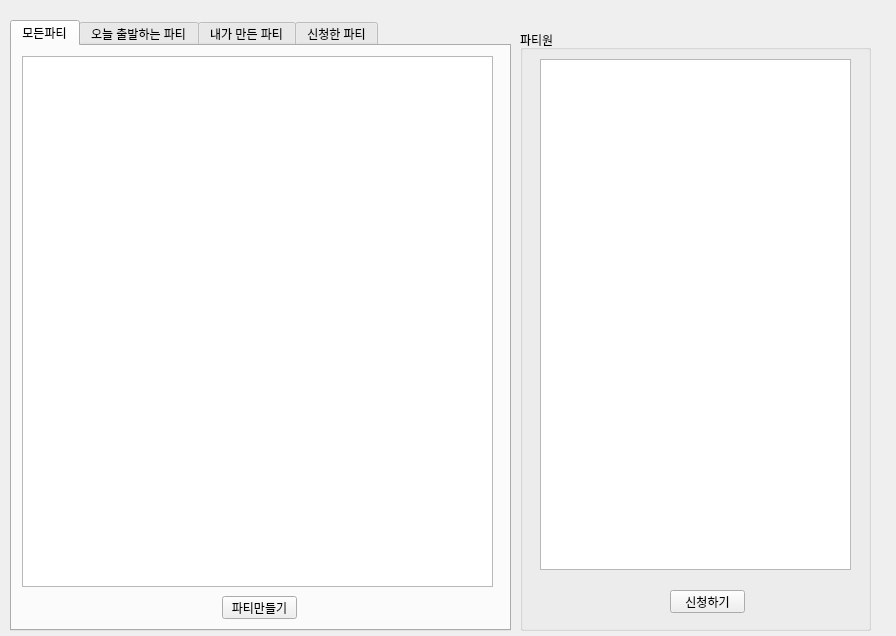
<?xml version="1.0" encoding="UTF-8"?>
<ui version="4.0">
 <class>Form</class>
 <widget class="QWidget" name="Form">
  <property name="geometry">
   <rect>
    <x>0</x>
    <y>0</y>
    <width>896</width>
    <height>636</height>
   </rect>
  </property>
  <property name="windowTitle">
   <string>Form</string>
  </property>
  <widget class="QTabWidget" name="tabWidget">
   <property name="geometry">
    <rect>
     <x>10</x>
     <y>20</y>
     <width>501</width>
     <height>611</height>
    </rect>
   </property>
   <property name="currentIndex">
    <number>0</number>
   </property>
   <widget class="QWidget" name="all_party">
    <attribute name="title">
     <string>모든파티</string>
    </attribute>
    <widget class="QTableWidget" name="all_partytable">
     <property name="geometry">
      <rect>
       <x>10</x>
       <y>10</y>
       <width>471</width>
       <height>531</height>
      </rect>
     </property>
    </widget>
    <widget class="QPushButton" name="partymake_butten">
     <property name="geometry">
      <rect>
       <x>210</x>
       <y>550</y>
       <width>75</width>
       <height>23</height>
      </rect>
     </property>
     <property name="text">
      <string>파티만들기</string>
     </property>
    </widget>
   </widget>
   <widget class="QWidget" name="todaystart_party">
    <attribute name="title">
     <string>오늘 출발하는 파티</string>
    </attribute>
    <widget class="QTableWidget" name="tableWidget_2">
     <property name="geometry">
      <rect>
       <x>10</x>
       <y>10</y>
       <width>471</width>
       <height>531</height>
      </rect>
     </property>
    </widget>
    <widget class="QPushButton" name="todaystart_party_table">
     <property name="geometry">
      <rect>
       <x>210</x>
       <y>550</y>
       <width>75</width>
       <height>23</height>
      </rect>
     </property>
     <property name="text">
      <string>파티만들기</string>
     </property>
    </widget>
   </widget>
   <widget class="QWidget" name="mymakeparty">
    <attribute name="title">
     <string>내가 만든 파티</string>
    </attribute>
    <widget class="QTableWidget" name="mymakeparty_table">
     <property name="geometry">
      <rect>
       <x>10</x>
       <y>10</y>
       <width>471</width>
       <height>531</height>
      </rect>
     </property>
    </widget>
    <widget class="QPushButton" name="partymake_butten_3">
     <property name="geometry">
      <rect>
       <x>210</x>
       <y>550</y>
       <width>75</width>
       <height>23</height>
      </rect>
     </property>
     <property name="text">
      <string>파티만들기</string>
     </property>
    </widget>
   </widget>
   <widget class="QWidget" name="joinparty">
    <attribute name="title">
     <string>신청한 파티</string>
    </attribute>
    <widget class="QTableWidget" name="joinparty_table">
     <property name="geometry">
      <rect>
       <x>10</x>
       <y>10</y>
       <width>471</width>
       <height>531</height>
      </rect>
     </property>
    </widget>
    <widget class="QPushButton" name="partymake_butten_4">
     <property name="geometry">
      <rect>
       <x>210</x>
       <y>550</y>
       <width>75</width>
       <height>23</height>
      </rect>
     </property>
     <property name="text">
      <string>파티만들기</string>
     </property>
    </widget>
   </widget>
  </widget>
  <widget class="QGroupBox" name="groupBox">
   <property name="geometry">
    <rect>
     <x>520</x>
     <y>30</y>
     <width>351</width>
     <height>601</height>
    </rect>
   </property>
   <property name="title">
    <string>파티원</string>
   </property>
   <widget class="QPushButton" name="pushButton">
    <property name="geometry">
     <rect>
      <x>150</x>
      <y>560</y>
      <width>75</width>
      <height>23</height>
     </rect>
    </property>
    <property name="text">
     <string>신청하기</string>
    </property>
   </widget>
   <widget class="QWidget" name="horizontalLayoutWidget">
    <property name="geometry">
     <rect>
      <x>20</x>
      <y>29</y>
      <width>311</width>
      <height>511</height>
     </rect>
    </property>
    <layout class="QHBoxLayout" name="horizontalLayout">
     <item>
      <widget class="QListWidget" name="listWidget"/>
     </item>
    </layout>
   </widget>
  </widget>
 </widget>
 <resources/>
 <connections>
  <connection>
   <sender>partymake_butten</sender>
   <signal>clicked()</signal>
   <receiver>Form</receiver>
   <slot>partymake_btn()</slot>
   <hints>
    <hint type="sourcelabel">
     <x>312</x>
     <y>261</y>
    </hint>
    <hint type="destinationlabel">
     <x>481</x>
     <y>419</y>
    </hint>
   </hints>
  </connection>
 </connections>
 <slots>
  <slot>partymake_btn()</slot>
 </slots>
</ui>
